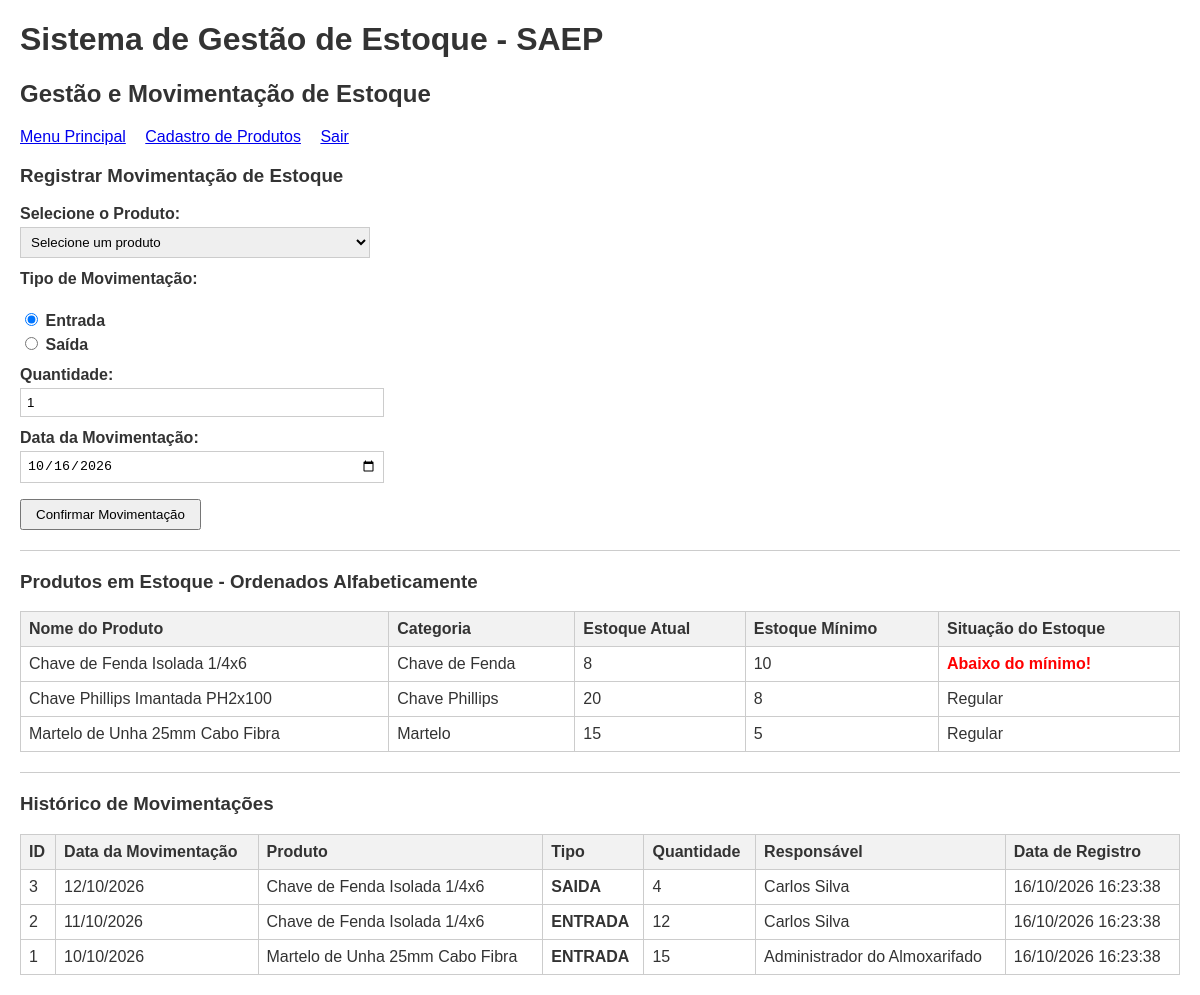
/app/estoque.php (signed in), run on the app's committed database.
### tables this page shows
CREATE TABLE produtos (
    id INT AUTO_INCREMENT PRIMARY KEY,
    codigo VARCHAR(50) NOT NULL UNIQUE,
    nome VARCHAR(100) NOT NULL,
    categoria VARCHAR(50) NOT NULL,
    descricao TEXT,
    tamanho VARCHAR(50),
    peso VARCHAR(50),
    quantidade_estoque INT NOT NULL DEFAULT 0,
    estoque_minimo INT NOT NULL DEFAULT 5
);

CREATE TABLE movimentacoes (
    id INT AUTO_INCREMENT PRIMARY KEY,
    produto_id INT NOT NULL,
    usuario_id INT NOT NULL,
    tipo ENUM('entrada', 'saida') NOT NULL,
    quantidade INT NOT NULL,
    data_movimentacao DATE NOT NULL,
    data_registro TIMESTAMP DEFAULT CURRENT_TIMESTAMP,
    FOREIGN KEY (produto_id) REFERENCES produtos(id) ON DELETE CASCADE,
    FOREIGN KEY (usuario_id) REFERENCES usuarios(id)
);

CREATE TABLE usuarios (
    id INT AUTO_INCREMENT PRIMARY KEY,
    nome VARCHAR(100) NOT NULL,
    email VARCHAR(100) NOT NULL UNIQUE,
    senha VARCHAR(255) NOT NULL
);

### app/estoque.php (the view, shortened to what this page needs)
<?php
require_once 'conexao.php';
$stmtTodosProdutos = $pdo->query("SELECT * FROM produtos");
$produtos = $stmtTodosProdutos->fetchAll();
ordenarProdutosPorNome($produtos);
$sqlHistorico = "SELECT m.id, m.tipo, m.quantidade, m.data_movimentacao, m.data_registro,
                        p.nome AS produto_nome,
                        u.nome AS usuario_nome
                 FROM movimentacoes m
                 JOIN produtos p ON m.produto_id = p.id
                 JOIN usuarios u ON m.usuario_id = u.id
                 ORDER BY m.id DESC";
$stmtHist = $pdo->query($sqlHistorico);
$historico = $stmtHist->fetchAll();
?>
<!DOCTYPE html>
<html lang="pt-BR">
<head>
    <link rel="stylesheet" href="style.css">
</head>
<body>
<div class="container">
    <h1>Sistema de Gestão de Estoque - SAEP</h1>
    <h2>Gestão e Movimentação de Estoque</h2>
    <div class="nav-links">
        <a href="index.php">Menu Principal</a>
        <a href="produtos.php">Cadastro de Produtos</a>
        <a href="logout.php">Sair</a>
    </div>
    <h3>Registrar Movimentação de Estoque</h3>
    <form method="POST" action="estoque.php" onsubmit="return validarMovimentacao(this);">
        <div class="form-group">
            <label for="produto_id">Selecione o Produto:</label>
            <select id="produto_id" name="produto_id" onchange="atualizarInfoProduto(this);">
                <option value="">Selecione um produto</option>
            </select>
        </div>
        <div class="form-group radio-group">
            <label>Tipo de Movimentação:</label><br>
            <label><input type="radio" name="tipo" value="entrada" checked> Entrada</label>
            <label><input type="radio" name="tipo" value="saida"> Saída</label>
        </div>
        <div class="form-group">
            <label for="quantidade">Quantidade:</label>
            <input type="number" id="quantidade" name="quantidade" min="1" value="1">
        </div>
        <div class="form-group">
            <label for="data_movimentacao">Data da Movimentação:</label>
            <input type="date" id="data_movimentacao" name="data_movimentacao" value="<?php echo date('Y-m-d'); ?>">
        </div>
        <p>
            <button type="submit">Confirmar Movimentação</button>
        </p>
    </form>
    <hr>
    <h3>Produtos em Estoque - Ordenados Alfabeticamente</h3>
    <table>
        <thead>
            <tr>
                <th>Nome do Produto</th>
                <th>Categoria</th>
                <th>Estoque Atual</th>
                <th>Estoque Mínimo</th>
                <th>Situação do Estoque</th>
            </tr>
        </thead>
        <tbody>
            <?php if (empty($produtos)): ?>
                <tr>
                    <td colspan="5">Nenhum produto cadastrado.</td>
                </tr>
            <?php else: ?>
                <?php foreach ($produtos as $p): ?>
                    <tr>
                        <td><?php echo htmlspecialchars($p['nome']); ?></td>
                        <td><?php echo htmlspecialchars($p['categoria']); ?></td>
                        <td><?php echo htmlspecialchars($p['quantidade_estoque']); ?></td>
                        <td><?php echo htmlspecialchars($p['estoque_minimo']); ?></td>
                        <td>
                            <?php if ($p['quantidade_estoque'] < $p['estoque_minimo']): ?>
                                <span class="alerta-minimo">Abaixo do mínimo!</span>
                            <?php else: ?>
                                Regular
                            <?php endif; ?>
                        </td>
                    </tr>
                <?php endforeach; ?>
            <?php endif; ?>
        </tbody>
    </table>
    <hr>
    <h3>Histórico de Movimentações</h3>
    <table>
        <thead>
            <tr>
                <th>ID</th>
                <th>Data da Movimentação</th>
                <th>Produto</th>
                <th>Tipo</th>
                <th>Quantidade</th>
                <th>Responsável</th>
                <th>Data de Registro</th>
            </tr>
        </thead>
        <tbody>
            <?php if (empty($historico)): ?>
                <tr>
                    <td colspan="7">Nenhuma movimentação registrada.</td>
                </tr>
            <?php else: ?>
                <?php foreach ($historico as $h): ?>
                    <tr>
                        <td><?php echo htmlspecialchars($h['id']); ?></td>
                        <td><?php echo date('d/m/Y', strtotime($h['data_movimentacao'])); ?></td>
                        <td><?php echo htmlspecialchars($h['produto_nome']); ?></td>
                        <td><strong><?php echo strtoupper($h['tipo']); ?></strong></td>
                        <td><?php echo htmlspecialchars($h['quantidade']); ?></td>
                        <td><?php echo htmlspecialchars($h['usuario_nome']); ?></td>
                        <td><?php echo date('d/m/Y H:i:s', strtotime($h['data_registro'])); ?></td>
                    </tr>
                <?php endforeach; ?>
            <?php endif; ?>
        </tbody>
    </table>
</div>
</body>
</html>

### app/style.css (style rules this page uses)
body { font-family: Arial, sans-serif; margin: 20px; color: #333; }
.nav-links { margin: 15px 0; }
.nav-links a { margin-right: 15px; }
hr { margin: 20px 0; border: 0; border-top: 1px solid #ccc; }
.form-group { margin-bottom: 12px; }
label { display: block; margin-bottom: 4px; font-weight: bold; }
input[type="text"], input[type="email"], input[type="password"], input[type="number"], input[type="date"], select, textarea { padding: 6px; width: 350px; max-width: 100%; border: 1px solid #ccc; }
button, input[type="submit"] { padding: 6px 14px; cursor: pointer; }
table { border-collapse: collapse; width: 100%; margin: 15px 0; }
table, th, td { border: 1px solid #ccc; }
th, td { padding: 8px; text-align: left; }
th { background-color: #f2f2f2; }
.alerta-minimo { color: red; font-weight: bold; }

### data on the page
produtos: nome "Chave de Fenda Isolada 1/4x6", categoria "Chave de Fenda", quantidade_estoque "8", estoque_minimo "10", shows "Abaixo do mínimo!"
produtos: nome "Chave Phillips Imantada PH2x100", categoria "Chave Phillips", quantidade_estoque "20", estoque_minimo "8", shows "Regular"
produtos: nome "Martelo de Unha 25mm Cabo Fibra", categoria "Martelo", quantidade_estoque "15", estoque_minimo "5", shows "Regular"
movimentacoes: id "3", data_movimentacao "12/10/2026", produto.nome "Chave de Fenda Isolada 1/4x6", tipo "SAIDA", quantidade "4", usuario.nome "Carlos Silva", data_registro "16/10/2026 16:23:38"
movimentacoes: id "2", data_movimentacao "11/10/2026", produto.nome "Chave de Fenda Isolada 1/4x6", tipo "ENTRADA", quantidade "12", usuario.nome "Carlos Silva", data_registro "16/10/2026 16:23:38"
movimentacoes: id "1", data_movimentacao "10/10/2026", produto.nome "Martelo de Unha 25mm Cabo Fibra", tipo "ENTRADA", quantidade "15", usuario.nome "Administrador do Almoxarifado", data_registro "16/10/2026 16:23:38"
